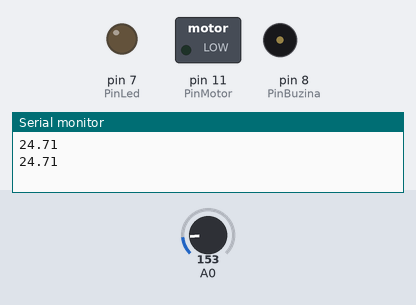
This sketch was run on a simulated Arduino Uno, built with avr-gcc and run on an emulated ATmega328P. On the bench: switched loads named in the sketch (green lamp = pin HIGH), output pins drawn as LEDs (lit = HIGH), buzzer (waves = sounding), the last lines printed to the serial monitor. The test bench sets the inputs (shaded band); at power-on: A0 = 153.

Above: at 1.8 s.
1.9 s: A0 set to 171
At 3.2 s:
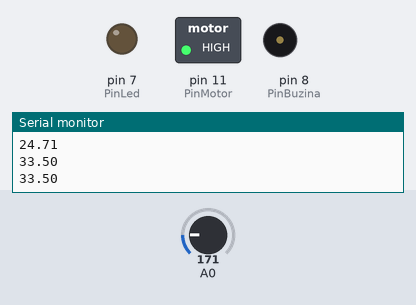
3.5 s: A0 set to 188
5.2 s: A0 set to 214
At 6.4 s:
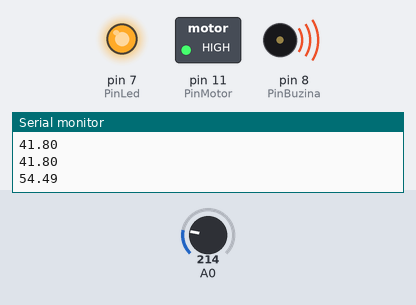
7.5 s: A0 set to 191
At 9.1 s:
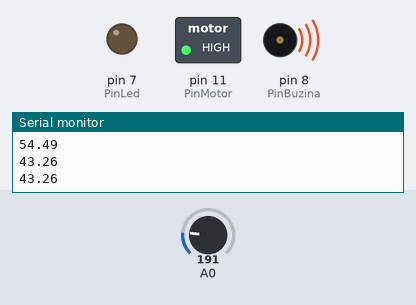
9.5 s: A0 set to 133
At 10.7 s:
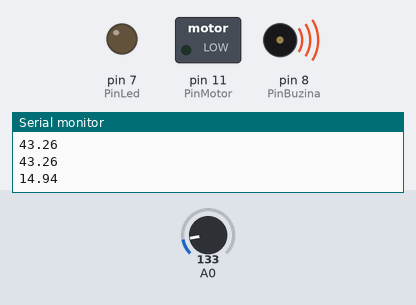
11.5 s: A0 set to 165
At 12.3 s:
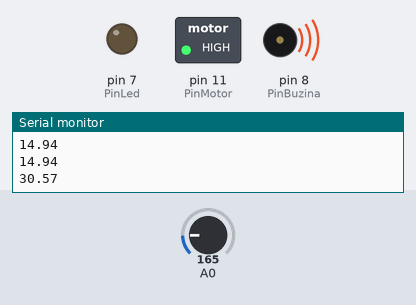
Timing chart, 0 to 14.5 s (numbered marks = the images above; inputs shaded):
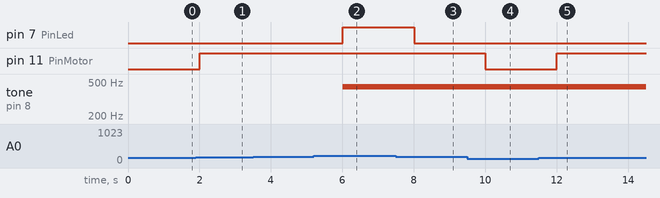

The sketch:

sensorTemperatura.ino
```cpp
// C++ code
//
int PinTemperatura = 0;
int PinMotor = 11;
int PinBuzina = 8;
int PinLed = 7;


void setup()
{

  pinMode(PinLed, OUTPUT);
  pinMode(PinBuzina, OUTPUT);
  pinMode(PinMotor, OUTPUT);
  pinMode(PinTemperatura, INPUT);

  Serial.begin(9600);


}

void loop()
{

  //para fazer a leitura do sensor sem usar biblioteca, é possível usar o seguinte algoritmo
  // https://www.tinkercad.com/things/5uF26oelLJF-copy-of-sensor-de-temperatura-tmp36/editel
  int tmp = analogRead(A0); //faz a leitura do pino de temperatura
  float voltage = (tmp * 5.0)/1024; // transforma o valor em voltagem
  float milliVolt = voltage * 1000; //transforma o falor em milivolts
  float temperatura = (milliVolt-500)/10; //transforma a voltagem em temperatura
  Serial.println(temperatura);


  if (temperatura <= 30) {

  digitalWrite(PinMotor, LOW);
  digitalWrite(PinLed, LOW);
  digitalWrite(PinBuzina, LOW);

  }

  if (temperatura > 30 and temperatura <= 50) {

  digitalWrite(PinMotor, HIGH);
  digitalWrite(PinLed, LOW);
  digitalWrite(PinBuzina, LOW);

  }

  if (temperatura > 50) {

  digitalWrite(PinMotor, HIGH);
  digitalWrite(PinLed, HIGH);
  tone(PinBuzina, 440);

  }


    delay(1000); // Esperar 1 segundo
}
```

Measured:
- the behaviour switches between 163 and 164 on A0 (found by bisection; images 0 and 1)
- the behaviour switches between 204 and 205 on A0 (found by bisection; images 1 and 2)
- after the input at 1.9 s, pin 11 (PinMotor): LOW → HIGH after 0.10 s
- after the input at 5.2 s, pin 7 (PinLed): LOW → HIGH after 0.80 s; tone on pin 8 (PinBuzina): silent → 440 Hz after 0.80 s
- after the input at 7.5 s, pin 7 (PinLed): HIGH → LOW after 0.51 s
- after the input at 9.5 s, pin 11 (PinMotor): HIGH → LOW after 0.51 s
- after the input at 11.5 s, pin 11 (PinMotor): LOW → HIGH after 0.51 s
